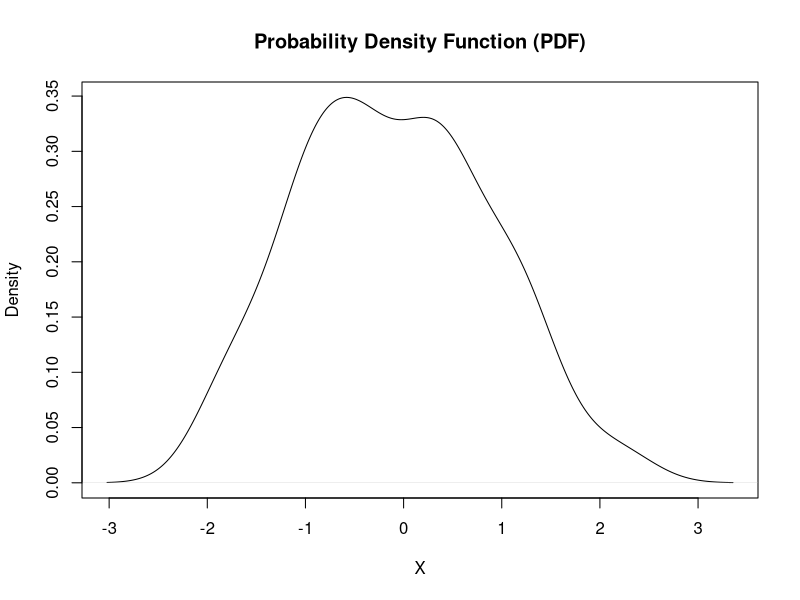
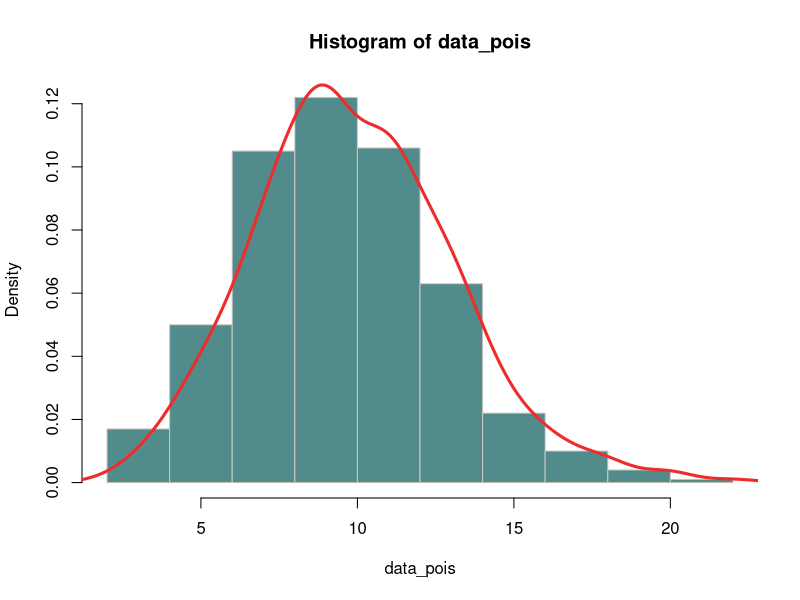

Write the R code that produced these figures, in order.
# Create a sample data set
data <- rnorm(100)

# Plot the probability density function using density()
plot(density(data), main = "Probability Density Function (PDF)",
     xlab = "X", ylab = "Density")

# For duration data I assume Poisson distributed
data_pois <- rpois(500, 10) 

# Plot the probability density function using hist()
hist(data_pois,
     probability = TRUE, # In stead of frequency
     ##breaks = "FD", # For more breaks than the default
     col = "darkslategray4", border = "seashell3")

lines(density(data_pois), col = "firebrick2", lwd=3)

